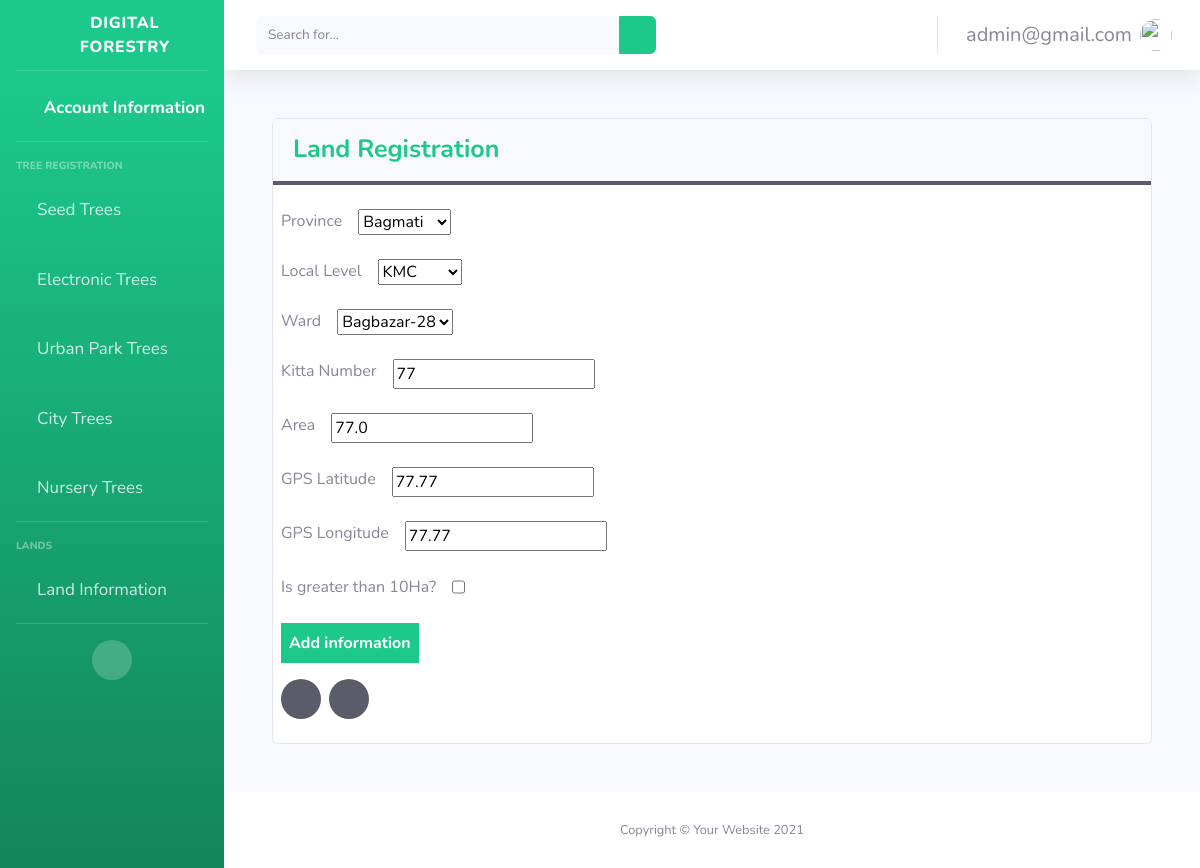
The app's page /home/land-information/edit/1 (signed in) with its own data.
### main/models.py (models this page shows, shortened)
class CustomUser(AbstractUser):
    username = None
    first_name = None
    last_name = None
    email = models.EmailField(max_length=200, unique=True)
    USERNAME_FIELD = "email"
    REQUIRED_FIELDS = []
    objects = CustomUserManager()

class LandInformation(models.Model):
    user = models.ForeignKey(CustomUser, on_delete=models.CASCADE)
    province = models.ForeignKey(Province,on_delete=models.CASCADE)
    local_level = models.ForeignKey(LocalLevel, on_delete=models.CASCADE)
    ward = models.ForeignKey(Ward, on_delete=models.CASCADE)
    kitta_number = models.CharField(max_length=200)
    area = models.FloatField()
    gps_longitude = models.FloatField()
    gps_latitude = models.FloatField()
    is_greater_than_10Ha = models.BooleanField(default=False)

### main/views.py (the view)
# urls.py: path('home/land-information/edit/<int:land_information_id>', views.land_information_edit, name="land_information_edit"),
@login_required(login_url="/")
def land_information_edit(request, land_information_id):
    try:
        land_information_instance = get_object_or_404(LandInformation, pk=land_information_id)
        if request.method == "POST":
            form = LandInformationForm(request.POST, instance=land_information_instance)
            if form.is_valid():
                form.save()
                return redirect("main:land_information")
        form = LandInformationForm(instance=land_information_instance)
        return render(request, 'main/landinfoform.html', {"form":form})
    except Exception as e:
        print(e)
        return render(request, "main/landinfo.html", {})

### main/custom_auth_backend.py (called while the page is built)
    def get_user(self, user_id):
        try:
            return CustomUser.objects.get(pk=user_id)
        except CustomUser.DoesNotExist:
            return None

### main/models.py (called while the page is built)
    def __str__(self):
        return self.name

    def __str__(self):
        return self.name

    def __str__(self):
        return self.name

### main/templates/main/landinfoform.html (shortened to what this page needs)
{% extends "signups/base.html" %}
{% load static %}
  {% block content %}
  <body>
    <div class="card m-5">
      <div class="card-header font-weight-bold text-success border-bottom-dark">
        Land Registration
      </div>
      <div class="content p-2">
        <form
          method="POST"
          id="landForm"
          local-level-data-url="{% url 'main:ajax_load_local_level' %}"
          ward-data-url="{% url 'main:ajax_load_ward' %}"
        >
          <div class="mt-3">
            <div class="input-box d-flex mb-4">
              <span class="mr-3">Province</span>
              {{ form.province }}
            </div>
            <div class="input-box d-flex mb-4">
              <span class="mr-3">Local Level</span>
              {{ form.local_level }}
            </div>
            <div class="input-box d-flex mb-4">
              <span class="mr-3">Ward</span>
              {{ form.ward }}
            </div>
            <div class="input-box d-flex mb-4">
              <span class="mr-3">Kitta Number</span>
              {{ form.kitta_number }}
            </div>
            <div class="input-box d-flex mb-4">
              <span class="mr-3">Area</span>
              {{ form.area }}
            </div>
            <div class="input-box d-flex mb-4">
              <span class="mr-3">GPS Latitude</span>
              {{ form.gps_latitude }}
            </div>
            <div class="input-box d-flex mb-4">
              <span class="mr-3">GPS Longitude</span>
              {{ form.gps_longitude }}
            </div>
            <div class="input-box d-flex mb-4">
              <span class="mr-3">Is greater than 10Ha?</span>
              {{ form.is_greater_than_10Ha }}
            </div>
          </div>
          <div class="mb-3">
            <input
              type="submit"
              value="Add information"
              class="btn-success border-0 p-2 font-weight-bold"
            />
          </div>
          <div class="d-flex">
            <p> <a href="{%url 'main:land_information'%}" class="text-dark btn-dark btn-circle  text-gray-100 mr-2"><i class="fa fa-chevron-left"></i></a></p>
            <p> <a href="{%url 'main:home'%}" class="text-dark btn-dark btn-circle  text-gray-100"><i class="fa fa-home"></i></a></p>
          </div>
        </form>
      </div>
    </div>
  </body>
  {% endblock %}

### main/templates/signups/base.html (shortened to what this page needs)
{% load static %}
<!DOCTYPE html>
<html lang="en">
  <head>
    <link
      href="{% static 'vendor/fontawesome-free/css/all.min.css' %}"
      rel="stylesheet"
      type="text/css"
    />
    <link href=" {% static 'css/sb-admin-2.min.css'%} " rel="stylesheet" />
  </head>
  <body id="page-top">
    <div id="wrapper">
      <ul
        class="navbar-nav bg-gradient-success sidebar sidebar-dark accordion"
        id="accordionSidebar"
      >
        <a
          class="sidebar-brand d-flex align-items-center justify-content-center"
          href="index.html"
        >
          <div class="sidebar-brand-icon rotate-n-15">
            <i class="fas fa-leaf"></i>
          </div>
          <div class="sidebar-brand-text mx-3">Digital Forestry</div>
        </a>
        <hr class="sidebar-divider my-0" />
        <li class="nav-item active">
          <a class="nav-link" href="{% url 'main:account_information'%}">
            <i class="fas fa-fw fa-address-book"></i>
            <span style="font-size: 17px;">Account Information</span></a
          >
        </li>
        <hr class="sidebar-divider" />
        <div class="sidebar-heading">Tree Registration</div>
        <li class="nav-item">
          <a
            class="nav-link collapsed"
            href="#"
            data-toggle="collapse"
            data-target="#collapseSTRS"
            aria-expanded="true"
            aria-controls="collapseTwo"
          >
            <i class="fas fa-tree"></i>
            <span style="font-size: 17px;">Seed Trees</span>
          </a>
        </li>
        <li class="nav-item">
          <a
            class="nav-link collapsed"
            href="#"
            data-toggle="collapse"
            data-target="#collapseETRS"
            aria-expanded="true"
            aria-controls="collapseUtilities"
          >
            <i class="fa fa-tree"></i>
            <span style="font-size: 17px;">Electronic Trees</span>
          </a>
        </li>
        <li class="nav-item">
            <a
              class="nav-link collapsed"
              href="#"
              data-toggle="collapse"
              data-target="#collapseUPRS"
              aria-expanded="true"
              aria-controls="collapseUtilities"
            >
              <i class="fa fa-tree"></i>
              <span style="font-size: 17px;">Urban Park Trees</span>
            </a>
          </li>
        <li class="nav-item">
            <a
              class="nav-link collapsed"
              href="#"
              data-toggle="collapse"
              data-target="#collapseCTRS"
              aria-expanded="true"
              aria-controls="collapseUtilities"
            >
              <i class="fa fa-tree"></i>
              <span style="font-size: 17px;">City Trees</span>
            </a>
          </li>
        <li class="nav-item">
            <a
              class="nav-link collapsed"
              href="#"
              data-toggle="collapse"
              data-target="#collapseNIRS"
              aria-expanded="true"
              aria-controls="collapseUtilities"
            >
              <i class="fa fa-tree"></i>
              <span style="font-size: 17px;">Nursery Trees</span>
            </a>
          </li>
        <hr class="sidebar-divider" />
        <div class="sidebar-heading">Lands</div>
          <li class="nav-item">
            <a
              class="nav-link collapsed"
              href="#"
              data-toggle="collapse"
              data-target="#collapseLand"
              aria-expanded="true"
              aria-controls="collapseUtilities"
            >
              <i class="fa fa-map"></i>
              <span style="font-size: 17px;">Land Information</span>
            </a>
          </li>
        <hr class="sidebar-divider d-none d-md-block" />
        <div class="text-center d-none d-md-inline">
          <button class="rounded-circle border-0" id="sidebarToggle"></button>
        </div>
      </ul>
      <div id="content-wrapper" class="d-flex flex-column">
        <div id="content">
          <nav
            class="navbar navbar-expand navbar-light bg-white topbar mb-4 static-top shadow"
          >
            <form
              class="d-none d-sm-inline-block form-inline mr-auto ml-md-3 my-2 my-md-0 mw-100 navbar-search"
            >
              <div class="input-group">
                <input
                  type="text"
                  class="form-control bg-light border-0 small"
                  placeholder="Search for..."
                  aria-label="Search"
                  aria-describedby="basic-addon2"
                />
                <div class="input-group-append">
                  <button class="btn btn-success" type="button">
                    <i class="fas fa-search fa-sm"></i>
                  </button>
                </div>
              </div>
            </form>
            <ul class="navbar-nav ml-auto">
              <li class="nav-item dropdown no-arrow">
                <a
                  class="nav-link dropdown-toggle"
                  href="#"
                  id="userDropdown"
                  role="button"
                  data-toggle="dropdown"
                  aria-haspopup="true"
                  aria-expanded="false"
                >
                  <span class="mr-2 d-none d-lg-inline text-gray-600 small"
                    >{{user}}</span
                  >
                  <img
                    class="img-profile rounded-circle"
                    src="{%static 'img/undraw_profile.svg'%}"
                  />
                </a>
              </li>
            </ul>
          </nav>
          <div class="content-wrapper">
            {% block content %}{% endblock %}
          </div>
        </div>
        <footer class="sticky-footer bg-white">
          <div class="container my-auto">
            <div class="copyright text-center my-auto">
              <span>Copyright &copy; Your Website 2021</span>
            </div>
          </div>
        </footer>
      </div>
    </div>
  </body>
</html>

### records on screen
CustomUser: email "admin@gmail.com"
LandInformation: province "Bagmati", local_level "KMC", ward "Bagbazar-28", kitta_number "77", area "77.0", gps_latitude "77.77", gps_longitude "77.77"
